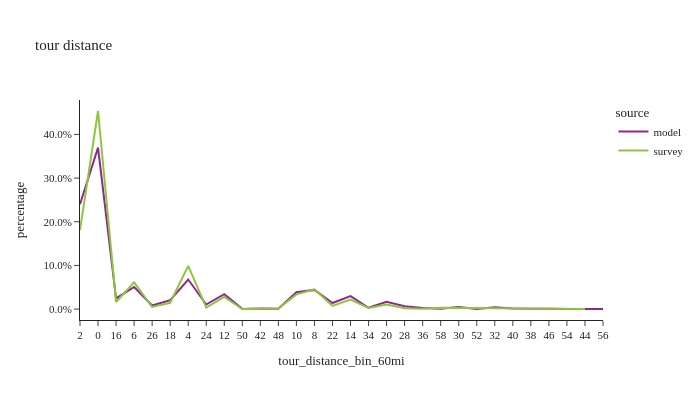

Notebook code cell kept with this figure:
### Code cell
df_plot = non_m_tour_data.groupby(['source','tour_distance_bin_60mi'], observed=True)['tour_weight'].sum().reset_index()

df_plot['percentage'] = df_plot.groupby(['source'], group_keys=False, observed=True)['tour_weight']. \
    apply(lambda x: x / float(x.sum()))



fig2 = px.line(df_plot, x='tour_distance_bin_60mi', y="percentage", color="source", title="tour distance")
fig2.for_each_annotation(lambda a: a.update(text = a.text.split("=")[-1]))
fig2.update_layout(height=400, width=700, font=dict(size=11), yaxis=dict(tickformat=".1%"))
fig2.show()

### Figure 1 — Plotly figure (JSON) as saved in the notebook; plotly's stock layout.template omitted (floating-point values rounded to 4 significant figures)
{"data": [{"hovertemplate": "source=model<br>tour_distance_bin_60mi=%{x}<br>percentage=%{y}<extra></extra>", "legendgroup": "model", "line": {"color": "#91268F", "dash": "solid"}, "marker": {"symbol": "circle"}, "mode": "lines", "name": "model", "orientation": "v", "showlegend": true, "type": "scatter", "x": ["2", "0", "16", "6", "26", "18", "4", "24", "12", "50", "42", "48", "10", "8", "22", "14", "34", "20", "28", "36", "58", "30", "52", "32", "40", "38", "46", "54", "44", "56"], "xaxis": "x", "y": [0.2402, 0.3696, 0.02439, 0.05068, 0.008249, 0.02045, 0.06776, 0.01054, 0.03402, 0.0005136, 0.001384, 0.0007389, 0.03849, 0.04396, 0.01397, 0.02964, 0.003068, 0.01691, 0.006492, 0.002386, 0.0009458, 0.005058, 0.000429, 0.003964, 0.001665, 0.001962, 0.0008633, 0.000318, 0.00108, 0.0002358], "yaxis": "y"}, {"hovertemplate": "source=survey<br>tour_distance_bin_60mi=%{x}<br>percentage=%{y}<extra></extra>", "legendgroup": "survey", "line": {"color": "#8CC63E", "dash": "solid"}, "marker": {"symbol": "circle"}, "mode": "lines", "name": "survey", "orientation": "v", "showlegend": true, "type": "scatter", "x": ["2", "0", "16", "6", "26", "18", "4", "24", "12", "50", "42", "48", "10", "8", "22", "14", "34", "20", "28", "36", "58", "30", "32", "40", "38", "46", "54", "44"], "xaxis": "x", "y": [0.181, 0.4536, 0.01631, 0.06121, 0.004812, 0.01443, 0.0989, 0.003475, 0.02807, 0.0002673, 0.0005346, 0.001337, 0.03368, 0.04544, 0.007485, 0.02192, 0.002673, 0.01043, 0.002138, 0.001069, 0.00294, 0.002406, 0.001871, 0.001337, 0.001604, 0.0005346, 0.0002673, 0.0002673], "yaxis": "y"}], "layout": {"font": {"size": 11}, "height": 400, "legend": {"title": {"text": "source"}, "tracegroupgap": 0}, "title": {"text": "tour distance"}, "width": 700, "xaxis": {"anchor": "y", "domain": [0.0, 1.0], "title": {"text": "tour_distance_bin_60mi"}}, "yaxis": {"anchor": "x", "domain": [0.0, 1.0], "tickformat": ".1%", "title": {"text": "percentage"}}}}
